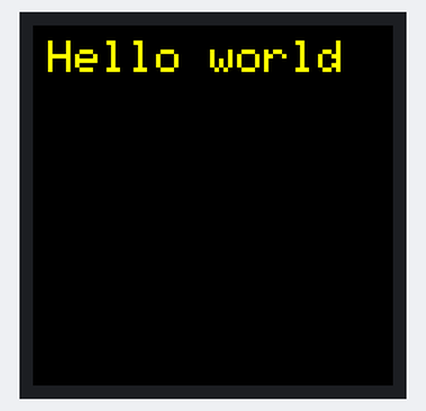
This sketch was run on a simulated Arduino Uno, built with avr-gcc and run on an emulated ATmega328P. Shown: 240×240 colour display. What the sketch prints to the serial monitor is not drawn.

Above: at 0.1 s.

The sketch:

display_test.ino
```cpp
#include <Arduino_ST7789.h> // hardware-specific library for ST7789
#include <SPI.h>

#define TFT_DC 9 // pin of your choice
#define TFT_RST 8 // pin of your choice

Arduino_ST7789 tft = Arduino_ST7789(TFT_DC, TFT_RST);

void setup(void) {

  Serial.begin (9600);
  Serial.println (); // cut the gibberish first line Serial Monitor
  Serial.println ();
  Serial.print ("Hello World"); // test Serial Monitor

  tft.init (240, 240); // initialize a ST7789 chip, 240×240 pixels
  tft.fillScreen (BLACK);
  tft.setCursor (10, 10);
  tft.setTextColor (YELLOW);
  tft.setTextSize (3);
  tft.println ("Hello world");
}

void loop (){

}
```
